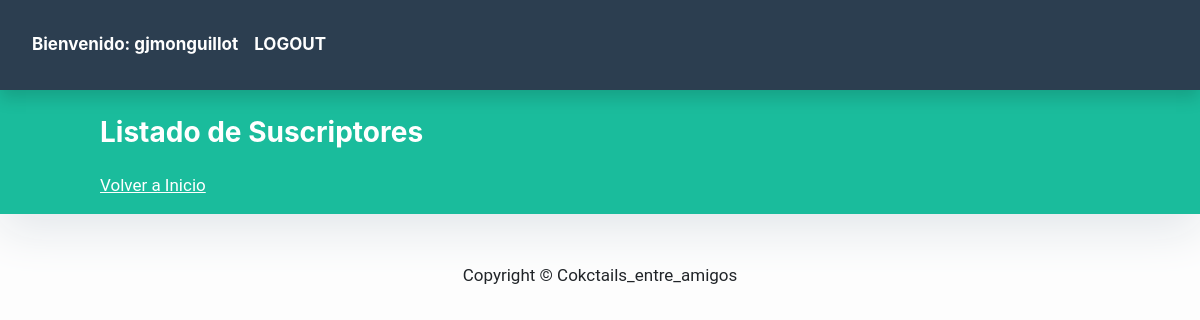
Page /blog/suscriptor/list (signed in) on the earlier database version.
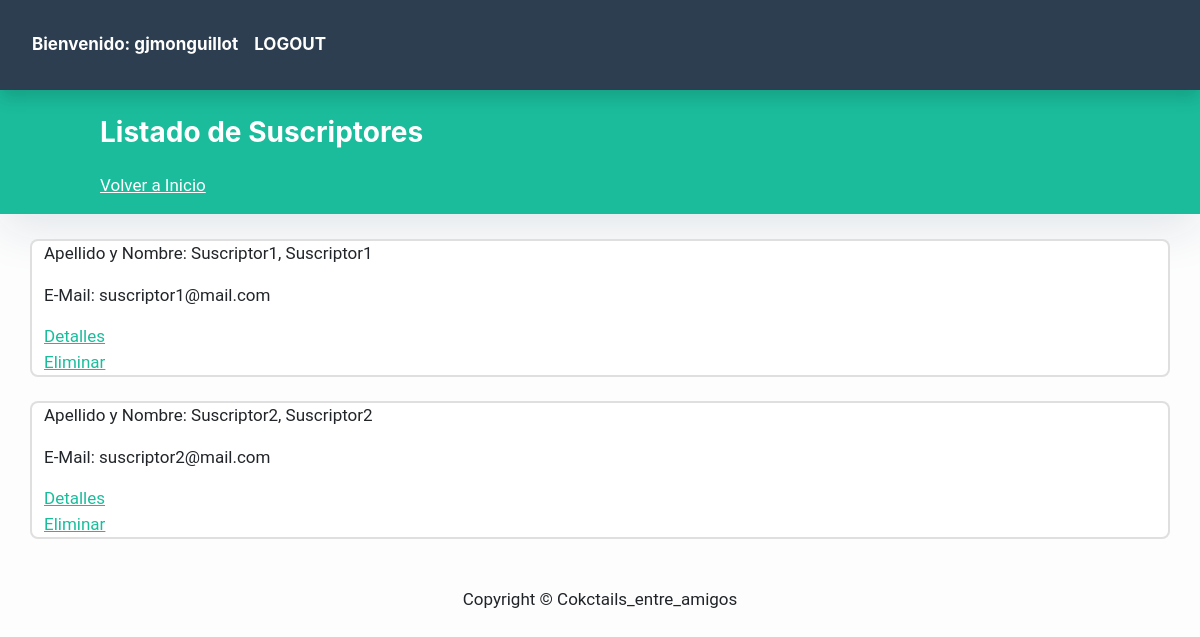
Same page on the later database version.
### blog/models.py (models this page shows, shortened)
class Suscriptor(models.Model):
    nombre = models.CharField(max_length=40, null=False)
    apellido = models.CharField(max_length=40, null=False)
    email = models.EmailField(unique=True, null=False)

### blog/views.py (the view)
# urls.py: path('suscriptor/list', SuscriptorList.as_view(), name = 'List'),
class SuscriptorList(ListView):
    model = Suscriptor
    template_name = "blog/suscriptor_list.html"

### templates/blog/suscriptor_list.html
{% extends "blog/base_post.html" %}
{% block contenido %}
<header class="masthead bg-primary text-white">
    <div class=" col-md-8 col-md-10 mx-auto">
        <div class="site-heading">
{% if request.user.is_authenticated and user.is_staff == 1%}
            <h3 class="site-heading my-4 mt-3 text-white"> Listado de Suscriptores </h3>
            <a class="site-heading my-4 mt-3 text-white" href="{% url 'Inicio'%}">Volver a Inicio</a>
        </div>
    </div>
</header>
    <br>
    <div class="container">
        <div class="row align-center mb-2">
            {% for Suscriptor in object_list %}
            <div class="card mb-4">
                <p>Apellido y Nombre: {{Suscriptor.apellido}}, {{Suscriptor.nombre}}</p>
                <p>E-Mail: {{Suscriptor.email}}</p>
                    <a href="{% url 'Detail' Suscriptor.id %}">Detalles</a>
                    <a href="{% url 'Delete' Suscriptor.id %}">Eliminar</a>
            </div>
            {% endfor %}
        </div>
    </div>
{% else %}
    <h3 class=" site-heading my-4 mt-3 text-white">Usted no es usuario Staff</h3>
    <a class=" site-heading my-4 mt-3 text-white" href="{% url 'Inicio'%}">Volver a Inicio</a>
{% endif %}
{% endblock %}

Differences in the rows shown:
added Suscriptor: apellido "Suscriptor1", nombre "Suscriptor1", email "suscriptor1@mail.com"
added Suscriptor: apellido "Suscriptor2", nombre "Suscriptor2", email "suscriptor2@mail.com"
